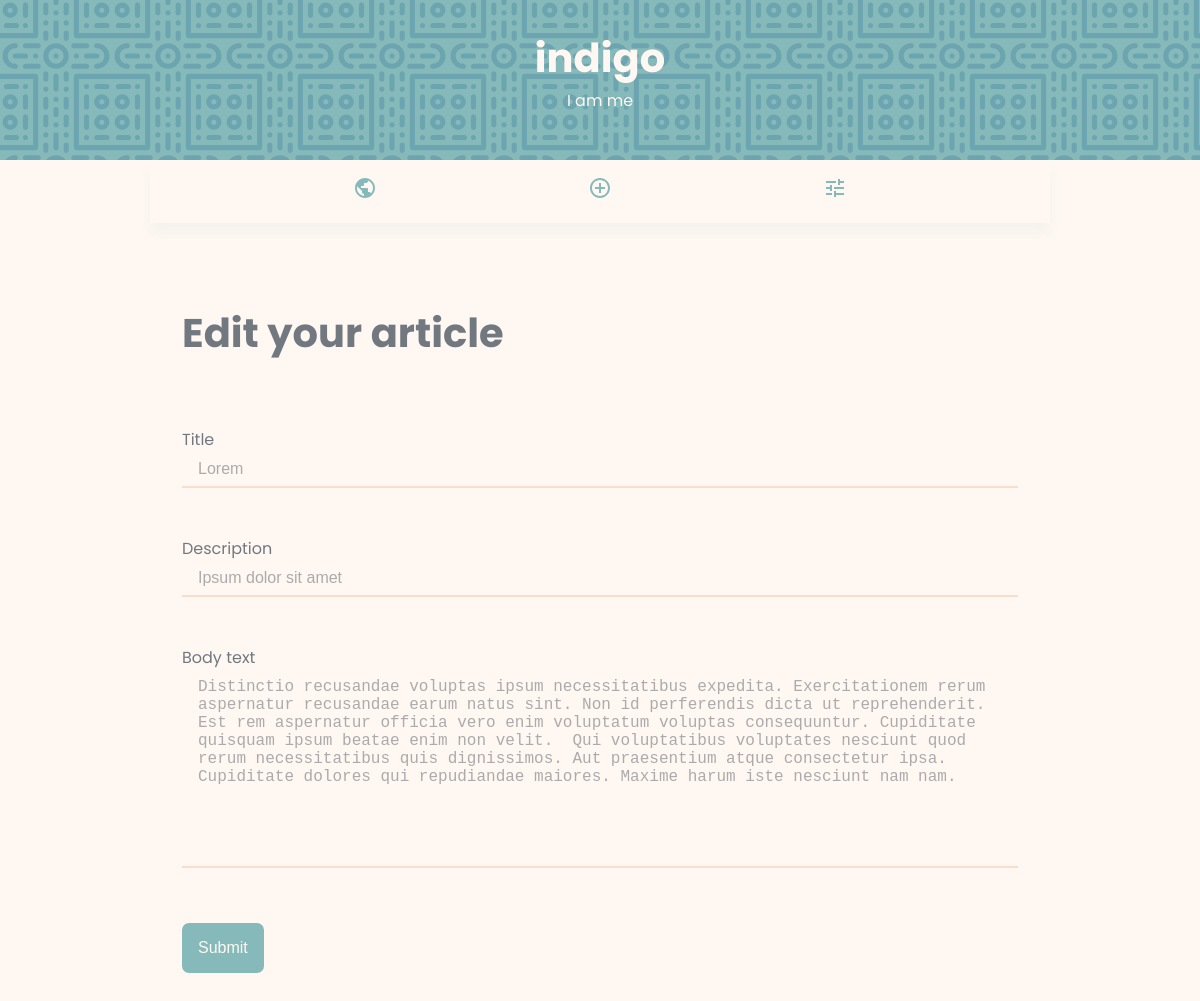
The app's page /edit/77300c45-9888-4485-adce-e260a843332b/ (signed in) with its own data.
### users/models.py (models this page shows, shortened)
class Profile(models.Model):
    user = models.OneToOneField(
        User, on_delete=models.CASCADE, null=True, blank=True)
    username = models.CharField(max_length=200, blank=True, null=True)
    bio = models.CharField(max_length=200, null=True, blank=True)
    created = models.DateTimeField(auto_now_add=True, null=True, blank=True)
    id = models.UUIDField(default=uuid.uuid4, unique=True,
                          primary_key=True, editable=False)

### articles/models.py (models this page shows, shortened)
class Article(models.Model):
    author = models.ForeignKey(
        Profile, on_delete=models.CASCADE, null=True, blank=True)
    title = models.CharField(max_length=100)
    description = models.CharField(max_length=200)
    body_text = models.CharField(max_length=5000)
    created = models.DateTimeField(auto_now_add=True, null=True, blank=True)
    id = models.UUIDField(default=uuid.uuid4, unique=True,
                          primary_key=True, editable=False)

### articles/views.py (the view)
# urls.py: path('edit/<str:pk>/', views.editArticle, name='edit-article'),
@login_required(login_url='user-login')
def editArticle(req, pk):
	article = Article.objects.get(id=pk)
	form = ArticleForm(instance=article)
	if req.method == 'POST':
		form = ArticleForm(req.POST, instance=article)
		if form.is_valid():
			form.save()
			return redirect('all-articles')
	context = {'article': article, 'form': form}
	return render(req, 'form-article.html', context)

### articles/form.py
class ArticleForm(ModelForm):
    class Meta:
        model = Article
        fields = ['title', 'description', 'body_text']
        widgets = {
            'body_text': forms.Textarea
        }
    def __init__(self, *args, **kwargs):
        super(ArticleForm, self).__init__(*args, **kwargs)
        for name, field in self.fields.items():
            field.widget.attrs.update(
                {'class': 'input', 'spellcheck': 'false'})

### articles/templates/form-article.html (shortened to what this page needs)
{% extends 'index.html' %}
{% block content %}
<section class="form">
  {% if page == 'create' %}
  <h2>Create an article</h2>
  {% else %}
  <h2>Edit your article</h2>
  {% endif %}
  <form method="POST">
    {% for field in form %}
    <label class="bold">{{field.label}}</label>
    {{field}}
    {% endfor %}
    <input class="button" type="submit" value="Submit">
  </form>
</section>
{% endblock %}

### templates/index.html (shortened to what this page needs)
<!DOCTYPE html>
<html lang="en">
{% load static %}
<head>
  <link rel="stylesheet" href="{% static 'css/style.css' %}">
</head>
<body>
  <header>
    {% if request.user.is_authenticated %}
    <p>{{request.user.profile.user.username}}</p>
    <p>{{request.user.profile.bio}}</p>
    {% else %}
    <p>Hello, stranger</p>
    <p><a href="{% url 'user-login' %}">Login</a></p>
    {% endif %}
  </header>
  <nav>
    <a href="{% url 'all-articles' %}">
      <div>
        <img src="{% static 'icons/all.svg' %}" alt="globe">
      </div>
    </a>
    {% if request.user.is_authenticated %}
    <a href="{% url 'create-article' %}">
      <div>
        <img src="{% static 'icons/create.svg' %}" alt="add article">
      </div>
    </a>
    <a href="{% url 'settings' request.user.profile.id %}">
      <div>
        <img src="{% static './icons/settings.svg' %}" alt="settings">
      </div>
    </a>
    {% endif %}
  </nav>
  <main>
    {% block content %}
    {% endblock content %}
  </main>
</body>
</html>

### static/css/style.css (style rules this page uses)
* { margin: 0; padding: 0; box-sizing: border-box; border: none; outline: none; }
html { --body: #fff8f2; --body600: #f8decb; --dark600: #727880; --dark400: #acaaaa; --bold: #86baba; }
body { background-color: var(--body); color: var(--dark400); font-family: 'Poppins', sans-serif; }
p { line-height: 1.6rem; }
p { font-size: 1rem; }
.bold, h3, h2, h1 { color: var(--dark600); }
h2 { font-size: 2.5rem; }
a { text-decoration: none; color: inherit; }
main { max-width: 900px; margin: 0 auto; }
section { padding: 5rem 2rem; }
.input { width: 100%; padding: 0.5rem 1rem; background-color: var(--body); border-bottom: 2px solid var(--body600); color: var(--dark400) !important; font-size: 1rem; }
textarea { resize: none; }
label { display: inline-block; margin-top: 3rem; }
.form h2 { margin-bottom: 1rem; }
.button { margin: 3rem 0; padding: 1rem; background-color: var(--bold); color: var(--body); border-radius: 7px; cursor: pointer; font-size: 1rem; }
header { min-height: 20vh; padding: 1rem; display: flex; justify-content: center; align-items: center; flex-direction: column; background: var(--bold); background-image: url('../images/happy-intersection.svg'); background-repeat: repeat; background-size: 7rem; color: var(--body) !important; }
header p:first-child { font-size: 2.5rem; margin-bottom: 1rem; font-weight: bold; }
nav { max-width: 900px; margin: 0 auto; box-shadow: 0px 10px 10px rgba(155, 195, 192, 0.1); display: flex; justify-content: space-evenly; align-items: center; }
nav div { padding: 1rem 0.5rem; }

### records on screen
Article: form "Lorem" "Ipsum dolor sit amet" "Distinctio recusandae voluptas ipsum necessitatibus expedita. Exercitationem rerum aspernatur recusandae earum natus sint. Non id perferendis dicta ut reprehenderit. Est rem aspernatur officia vero enim voluptatum voluptas consequuntur. Cupiditate quisquam ipsum beatae enim non velit. Qui voluptatibus voluptates nesciunt quod rerum necessitatibus quis dignissimos. Aut praesentium atque consectetur ipsa. Cupiditate dolores qui repudiandae maiores. Maxime harum iste nesciunt nam nam."

### other values on screen
{{ request.user.profile.user.username }} "indigo"
{{ request.user.profile.bio }} "I am me"
{{ field.label }} "Title" "Description" "Body text"
